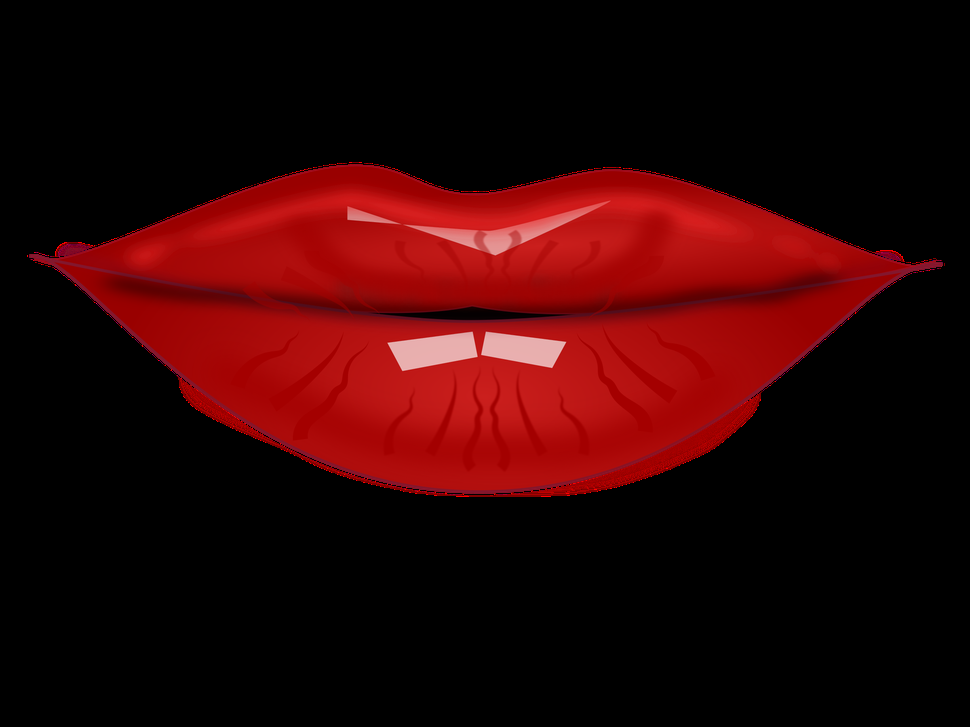
#> input picture lips.png, 970 x 727 px, shrunk from 2400 x 1800 before the run
$ python lipsync.py
#> lines starting #> are read from the running program, lines starting #| are printed output that depends on the picture
#> further down, base_image is the input picture: shape (727, 970, 3); mean B, G, R 4.5, 4.3, 45.7
import numpy as np
import cv2

def text_to_phonemes(speech_text):
    # This is a simplified phoneme mapping. In practice, you'd use a more sophisticated system.
    phoneme_map = {
        'A': 'AA', 'E': 'EH', 'I': 'IY', 'O': 'OW', 'U': 'UW',
        'B': 'B', 'C': 'K', 'D': 'D', 'F': 'F', 'G': 'G',
        'H': 'HH', 'J': 'JH', 'K': 'K', 'L': 'L', 'M': 'M',
        'N': 'N', 'P': 'P', 'Q': 'K', 'R': 'R', 'S': 'S',
        'T': 'T', 'V': 'V', 'W': 'W', 'X': 'K S', 'Y': 'Y', 'Z': 'Z'
    }
    return [phoneme_map.get(char.upper(), 'SP') for char in speech_text]

def phonemes_to_visemes(phonemes):
    # Simplified viseme mapping
    viseme_map = {
        'AA': 'OpenMouth', 'EH': 'SmallOpenMouth', 'IY': 'SmileMouth',
        'OW': 'RoundMouth', 'UW': 'PursedMouth',
        'B': 'ClosedMouth', 'P': 'ClosedMouth', 'M': 'ClosedMouth',
        'F': 'BiteBottom', 'V': 'BiteBottom',
        'TH': 'TongueOut', 'DH': 'TongueOut',
        'S': 'SmallOpenMouth', 'Z': 'SmallOpenMouth',
        'SH': 'RoundMouth', 'CH': 'RoundMouth', 'JH': 'RoundMouth',
        'SP': 'RestMouth'
    }
    return [viseme_map.get(phoneme, 'RestMouth') for phoneme in phonemes]

def get_base_mouth_shape(viseme):
    # Define base shapes for each viseme
    shapes = {
        'OpenMouth': np.array([(0, 0), (100, 0), (100, 80), (0, 80)]),
        'SmallOpenMouth': np.array([(0, 20), (100, 20), (100, 60), (0, 60)]),
        'SmileMouth': np.array([(0, 30), (100, 30), (100, 50), (0, 50)]),
        'RoundMouth': np.array([(20, 20), (80, 20), (80, 80), (20, 80)]),
        'PursedMouth': np.array([(40, 40), (60, 40), (60, 60), (40, 60)]),
        'ClosedMouth': np.array([(0, 40), (100, 40), (100, 41), (0, 41)]),
        'BiteBottom': np.array([(0, 30), (100, 30), (100, 50), (0, 50)]),
        'TongueOut': np.array([(0, 20), (100, 20), (100, 70), (0, 70)]),
        'RestMouth': np.array([(0, 35), (100, 35), (100, 45), (0, 45)])
    }
    return shapes[viseme]

def warp_image(image, base_shape, jaw_position):
    height, width = image.shape[:2]
    mouth_rect = cv2.boundingRect(base_shape)

    # Adjust jaw position
    base_shape[:, 1] += jaw_position

    # Define correspondences between base shape and target shape
    src_points = np.float32([[0, 0], [width, 0], [width, height], [0, height]])
    dst_points = np.float32(base_shape)

    # Compute the transformation matrix
    M = cv2.getPerspectiveTransform(src_points, dst_points)

    # Apply the transformation
    warped = cv2.warpPerspective(image, M, (width, height))

    return warped

def adjust_teeth_visibility(image, openness):
    # Simplified teeth visibility adjustment
    height, width = image.shape[:2]
    teeth_area = image[int(height*0.4):int(height*0.6), int(width*0.3):int(width*0.7)]

    # Adjust brightness of teeth area based on openness
    teeth_area = cv2.addWeighted(teeth_area, openness, np.zeros_like(teeth_area), 1-openness, 0)

    image[int(height*0.4):int(height*0.6), int(width*0.3):int(width*0.7)] = teeth_area
    return image

def interpolate_frames(key_frames):
    interpolated = []
    for i in range(len(key_frames) - 1):
        for t in np.linspace(0, 1, num=5):  # Create 5 intermediate frames
            inter_frame = cv2.addWeighted(key_frames[i], 1-t, key_frames[i+1], t, 0)
            interpolated.append(inter_frame)
    return interpolated

def animate_lips(speech_text, base_image):
#> called with speech_text = 'Hello, how are you?'
    phonemes = text_to_phonemes(speech_text)
    visemes = phonemes_to_visemes(phonemes)

    frames = []
    for viseme in visemes:
        base_shape = get_base_mouth_shape(viseme)
        jaw_position = np.random.randint(-5, 6)  # Random jaw movement
        warped_image = warp_image(base_image, base_shape, jaw_position)
        openness = 1.0 if viseme in ['OpenMouth', 'SmallOpenMouth'] else 0.5
        adjusted_image = adjust_teeth_visibility(warped_image, openness)
        frames.append(adjusted_image)
#> this loop made 19 passes
#> pass 2, in warp_image (call 2), `warped = cv2.warpPerspective(image, M, (width, height))`:
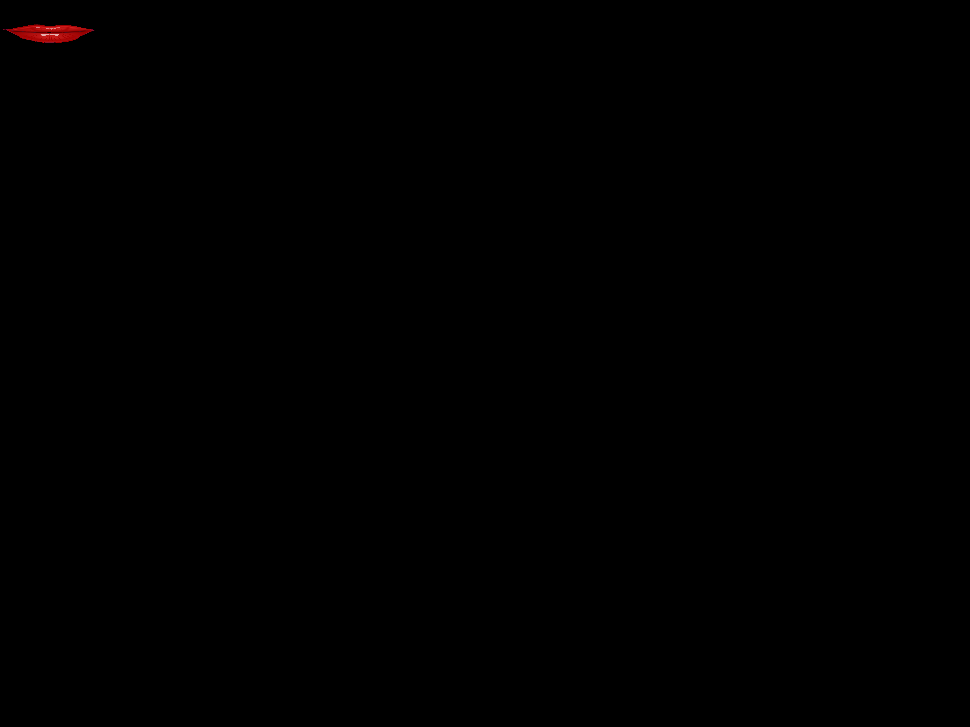
#> warped: shape (727, 970, 3); mean B, G, R 0, 0, 0.3
#> after the loop, frames = 19 items

    interpolated_frames = interpolate_frames(frames)
#> the loop in interpolate_frames, `for i in range(len(key_frames) - 1):` made 18 passes
#> after the loop in interpolate_frames, `for i in range(len(key_frames) - 1):`: interpolated = 90 items
#> interpolated_frames = 90 items
    return interpolated_frames

# Usage example
base_image = cv2.imread('lips.png')
speech_text = "Hello, how are you?"
animated_frames = animate_lips(speech_text, base_image)
#> animated_frames = 90 items

# Display or save the animated frames
for i, frame in enumerate(animated_frames):
    cv2.imwrite(f'frame_{i:03d}.png', frame)
#> this loop made 90 passes
